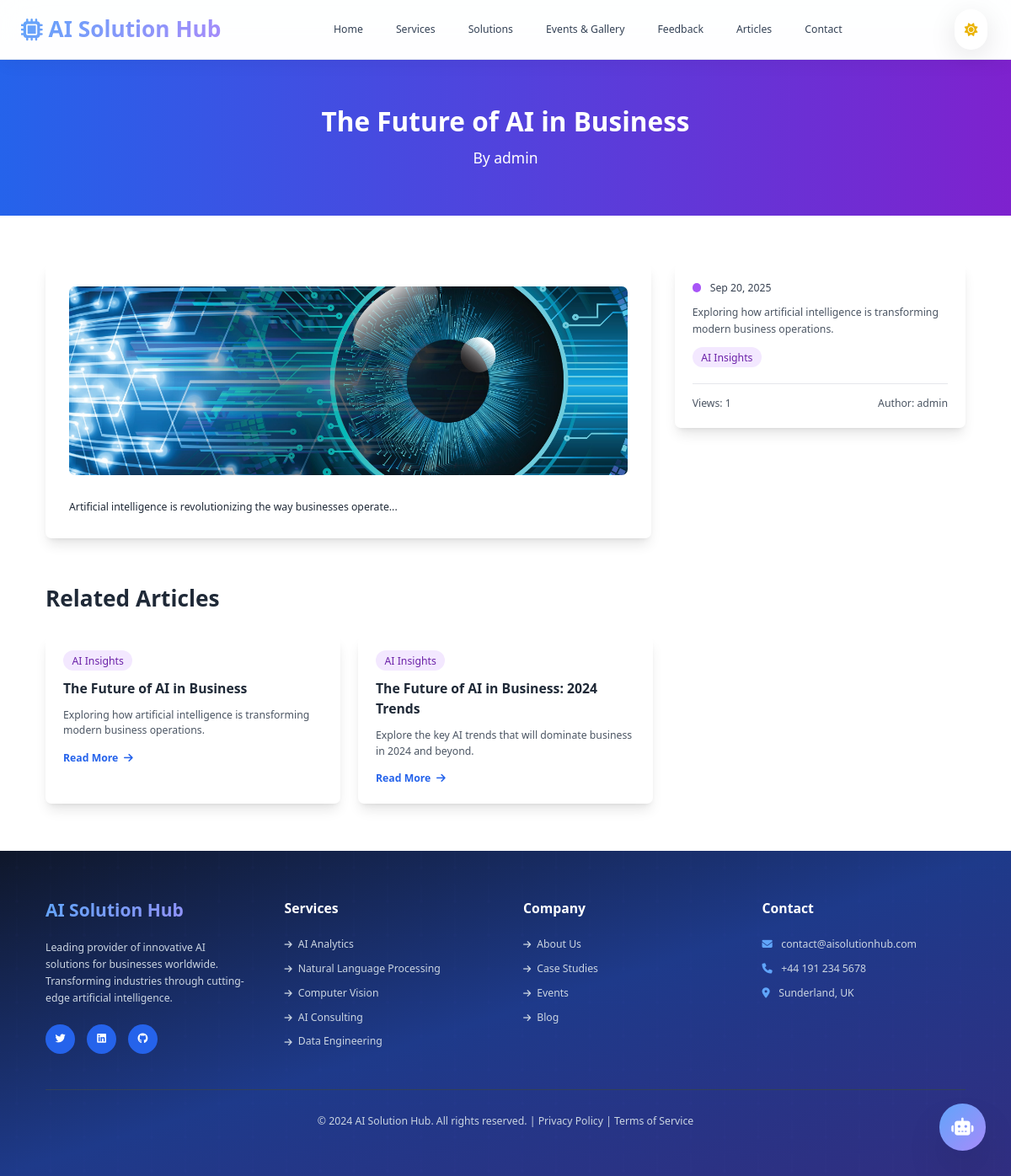
Page /articles/the-future-of-ai-in-business-1/ on the committed database.
### Ai_SolutionApp/models.py (models this page shows, shortened)
class Article(models.Model):
    id = models.UUIDField(primary_key=True, default=uuid.uuid4, editable=False)
    title = models.CharField(max_length=200)
    slug = models.SlugField(unique=True, max_length=200)
    excerpt = models.TextField(max_length=300)
    content = models.TextField()
    author = models.ForeignKey(User, on_delete=models.CASCADE)
    featured_image = OptimizedImageField(upload_to='articles/', blank=True, null=True)
    featured_image_url = models.URLField(blank=True, null=True, help_text="External image URL as alternative to uploaded image")
    tags = models.JSONField(default=list)
    category = models.CharField(max_length=100, choices=[
        ('ai_insights', 'AI Insights'),
        ('industry_news', 'Industry News'),
        ('case_studies', 'Case Studies'),
        ('technology', 'Technology'),
        ('company_updates', 'Company Updates')
    ])
    is_published = models.BooleanField(default=False)
    is_featured = models.BooleanField(default=False)
    views_count = models.PositiveIntegerField(default=0)
    created_at = models.DateTimeField(auto_now_add=True)
    updated_at = models.DateTimeField(auto_now=True)
    published_at = models.DateTimeField(blank=True, null=True)
    class Meta:
        ordering = ['-published_at', '-created_at']
    def save(self, *args, **kwargs):
        if self.is_published:
            if not self.published_at:
                self.published_at = timezone.now()
        else:
            self.published_at = None
        super().save(*args, **kwargs)

### Ai_SolutionApp/views.py (the view)
# urls.py: path('articles/<slug:article_slug>/', views.article_detail, name='article_detail'),
def article_detail(request, article_slug):
    article = get_object_or_404(Article, slug=article_slug, is_published=True)
    article.views_count += 1
    article.save(update_fields=['views_count'])
    related_articles = Article.objects.filter(
        category=article.category,
        is_published=True
    ).exclude(id=article.id)[:3]
    context = {
        'article': article,
        'related_articles': related_articles,
        'site_settings': SiteSettings.get_settings(),
    }
    return render(request, 'ai_solution_app/article_detail.html', context)

### Ai_SolutionApp/models.py (called while the page is built)
    @classmethod
    def get_settings(cls):
        obj, created = cls.objects.get_or_create(pk=cls.objects.first().pk if cls.objects.exists() else None)
        return obj

### Ai_SolutionApp/templates/ai_solution_app/article_detail.html (shortened to what this page needs)
{% extends 'ai_solution_app/base.html' %}
{% block content %}
<section class="bg-gradient-to-r from-blue-600 to-purple-700 text-white py-16">
    <div class="max-w-7xl mx-auto px-4 text-center">
        <h1 class="text-4xl font-bold mb-4">{{ article.title }}</h1>
        <p class="text-xl">By {{ article.author.get_full_name|default:article.author.username }}</p>
    </div>
</section>
<section class="py-16 bg-white">
    <div class="max-w-7xl mx-auto px-4">
        <div class="grid grid-cols-1 lg:grid-cols-3 gap-8">
            <div class="lg:col-span-2">
                <div class="bg-white rounded-lg shadow-lg p-8">
                    {% if article.featured_image %}
                    <img src="{{ article.featured_image.url }}" alt="{{ article.title }}" class="w-full h-64 object-cover rounded-lg mb-8">
                    {% elif article.first_image_url %}
                    <img src="{{ article.first_image_url }}" alt="{{ article.title }}" class="w-full h-64 object-cover rounded-lg mb-8">
                    {% endif %}
                    <div class="prose max-w-none text-gray-800 leading-relaxed">
                        {{ article.content|linebreaks }}
                    </div>
                </div>
            </div>
            <div class="lg:col-span-1">
                <div class="bg-white rounded-lg shadow-lg p-6 sticky top-8">
                    <div class="mb-6">
                        <div class="flex items-center mb-3">
                            <div class="w-3 h-3 bg-purple-500 rounded-full mr-3"></div>
                            <span class="text-gray-700 font-medium">{{ article.published_at|date:"M d, Y" }}</span>
                        </div>
                        {% if article.excerpt %}
                        <p class="text-gray-600 leading-relaxed mb-4">{{ article.excerpt }}</p>
                        {% endif %}
                        <div class="mb-4">
                            <span class="bg-purple-100 text-purple-800 px-3 py-1 rounded-full text-sm font-medium">
                                {{ article.get_category_display }}
                            </span>
                        </div>
                    </div>
                    <div class="border-t border-gray-200 pt-4">
                        <div class="flex items-center justify-between text-sm text-gray-600">
                            <span>Views: {{ article.views_count }}</span>
                            <span>Author: {{ article.author.get_full_name|default:article.author.username }}</span>
                        </div>
                    </div>
                </div>
            </div>
        </div>
        {% if related_articles %}
        <div class="mt-16">
            <h2 class="text-3xl font-bold text-gray-800 mb-8">Related Articles</h2>
            <div class="grid grid-cols-1 md:grid-cols-3 gap-6">
                {% for related in related_articles %}
                <div class="bg-white rounded-lg shadow-lg p-6 hover:shadow-xl transition-shadow">
                    <div class="mb-3">
                        <span class="bg-purple-100 text-purple-800 px-3 py-1 rounded-full text-sm font-medium">
                            {{ related.get_category_display }}
                        </span>
                    </div>
                    <h3 class="text-lg font-bold text-gray-800 mb-3">{{ related.title }}</h3>
                    <p class="text-gray-600 mb-4">{{ related.excerpt|truncatewords:20 }}</p>
                    <a href="{% url 'ai_solution_app:article_detail' related.slug %}" class="text-blue-600 hover:text-blue-800 font-semibold">
                        Read More <i class="fas fa-arrow-right ml-1"></i>
                    </a>
                </div>
                {% endfor %}
            </div>
        </div>
        {% endif %}
    </div>
</section>
{% endblock %}

### Ai_SolutionApp/templates/ai_solution_app/base.html (style rules this page uses)
.theme-transition { transition: all 0.4s cubic-bezier(0.4, 0, 0.2, 1); }
:root { --primary: #2563eb; --secondary: #7c3aed; --accent: #0891b2; --bg: #f8fafc; --card: #ffffff; --text: #0f172a; --text-secondary: #334155; --border: #e2e8f0; --hover: #e2e8f0; --success: #10b981; --warning: #f59e0b; --info: #06b6d4; --gradient: linear-gradient(135deg, #60a5fa 0%, #a78bfa 100%); --hero-bg: linear-gradient(135deg, #e2e8f0 0%, #f1f5f9 50%, #ffffff 100%); }
html { font-size: 14px; -webkit-text-size-adjust: 100%; text-size-adjust: 100%; }
body { font-size: 0.875rem; line-height: 1.5; background: var(--bg); color: var(--text); }
h1 { font-size: 2.5rem; }
h2 { font-size: 2rem; }
h3 { font-size: 1.5rem; }
.text-sm { font-size: 0.875rem; }
.text-lg { font-size: 1.125rem; }
.text-xl { font-size: 1.25rem; }
.text-3xl { font-size: 1.875rem; }
.text-4xl { font-size: 2.25rem; }
html { scroll-behavior: smooth; }
@media screen and (prefers-reduced-motion: no-preference) { html { scroll-behavior: smooth; } }

### rows in the picture
Article: title "The Future of AI in Business", author.get_full_name "admin", featured_image (picture), content "Artificial intelligence is revolutionizing the way businesses operate...", published_at "Sep 20, 2025", excerpt "Exploring how artificial intelligence is transforming modern business operations.", category "AI Insights", views_count "1"
Article: category "AI Insights", title "The Future of AI in Business", excerpt "Exploring how artificial intelligence is transforming modern business operations."
Article: category "AI Insights", title "The Future of AI in Business: 2024 Trends", excerpt "Explore the key AI trends that will dominate business in 2024 and beyond."
